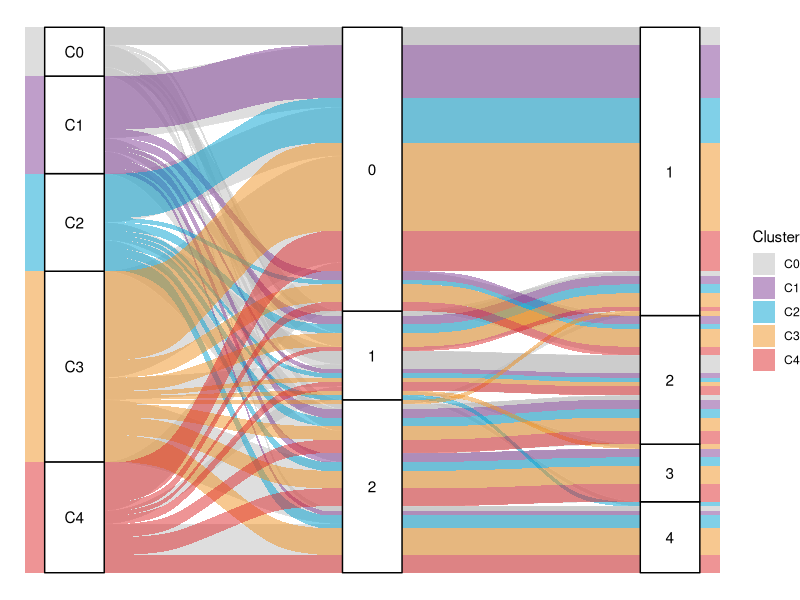

The R script that drew this image:
library(ggplot2)
library(ggalluvial)
library(readxl)
library(dplyr)
df <- read_excel("prognostic_sankey.xlsx")
df <- group_by(df,Cluster,PINK.score,IPI.score) %>% summarise(., count = n())


ggplot(as.data.frame(df),
       aes(axis1 = Cluster, axis2 = PINK.score, axis3 = IPI.score,
           y= count)) +
  geom_flow(width = 0.2,
            curve_type = "sine",
            alpha = 0.5,
            color = 'white',
            size = 0.1)+
  scale_x_discrete(limits = c("Cluster", "PINK.score", "IPI.score"), expand = c(.1, .05)) +
  geom_alluvium(aes(fill = Cluster)) + 
  geom_stratum(width = 0.20)+
  geom_text(stat = "stratum", aes(label = after_stat(stratum)))+ 
  #theme_minimal() 
  scale_fill_manual(values = c("#bcbcbc","#803c96","#00a1d1","#f09121","#dd292a"))+ 
  theme_void()
  #ggtitle("Sankey-diagram of the clinical characteristics and molecular subtypes")


